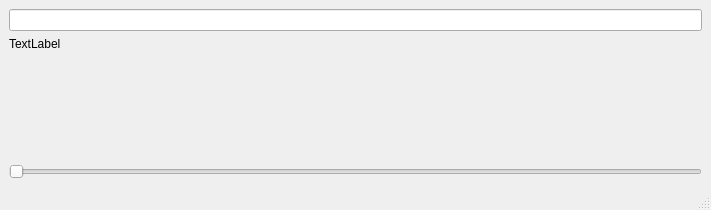
<?xml version="1.0" encoding="UTF-8"?>
<ui version="4.0">
 <class>MainWindow</class>
 <widget class="QMainWindow" name="MainWindow">
  <property name="geometry">
   <rect>
    <x>0</x>
    <y>0</y>
    <width>711</width>
    <height>210</height>
   </rect>
  </property>
  <property name="windowTitle">
   <string>MainWindow</string>
  </property>
  <widget class="QWidget" name="centralwidget">
   <layout class="QVBoxLayout" name="verticalLayout">
    <item>
     <widget class="MyLineEdit" name="lineEdit"/>
    </item>
    <item>
     <widget class="MyLabel" name="label">
      <property name="text">
       <string>TextLabel</string>
      </property>
     </widget>
    </item>
    <item>
     <spacer name="verticalSpacer">
      <property name="orientation">
       <enum>Qt::Orientation::Vertical</enum>
      </property>
      <property name="sizeHint" stdset="0">
       <size>
        <width>20</width>
        <height>464</height>
       </size>
      </property>
     </spacer>
    </item>
    <item>
     <widget class="QSlider" name="horizontalSlider">
      <property name="orientation">
       <enum>Qt::Orientation::Horizontal</enum>
      </property>
     </widget>
    </item>
   </layout>
  </widget>
  <widget class="QMenuBar" name="menubar">
   <property name="geometry">
    <rect>
     <x>0</x>
     <y>0</y>
     <width>711</width>
     <height>21</height>
    </rect>
   </property>
  </widget>
  <widget class="QStatusBar" name="statusbar"/>
 </widget>
 <customwidgets>
  <customwidget>
   <class>MyLineEdit</class>
   <extends>QLineEdit</extends>
   <header>mylineedit.h</header>
  </customwidget>
  <customwidget>
   <class>MyLabel</class>
   <extends>QLabel</extends>
   <header>mylabel.h</header>
   <slots>
    <slot>setTrunc(int)</slot>
   </slots>
  </customwidget>
 </customwidgets>
 <resources/>
 <connections>
  <connection>
   <sender>lineEdit</sender>
   <signal>textChanged(QString)</signal>
   <receiver>label</receiver>
   <slot>setText(QString)</slot>
   <hints>
    <hint type="sourcelabel">
     <x>73</x>
     <y>36</y>
    </hint>
    <hint type="destinationlabel">
     <x>57</x>
     <y>64</y>
    </hint>
   </hints>
  </connection>
  <connection>
   <sender>horizontalSlider</sender>
   <signal>sliderMoved(int)</signal>
   <receiver>label</receiver>
   <slot>setTrunc(int)</slot>
   <hints>
    <hint type="sourcelabel">
     <x>174</x>
     <y>169</y>
    </hint>
    <hint type="destinationlabel">
     <x>176</x>
     <y>70</y>
    </hint>
   </hints>
  </connection>
 </connections>
</ui>
